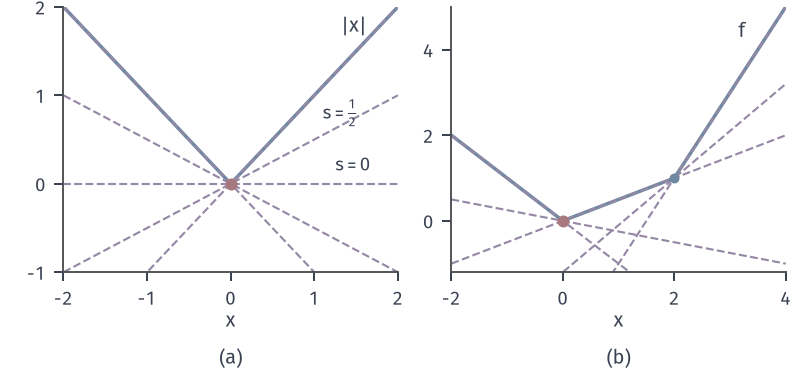

Reproduce this figure in Python.
from pathlib import Path
import sys
ROOT = next(p for p in Path(__file__).resolve().parents if (p/'build.sh').is_file() and (p/'tex/book.tex').is_file())
sys.path.insert(0, str(ROOT/'figures/00-shared/mathematical-preliminaries-upper/00-shared/comprehension-figures'))
from support import figure, save, BLUE, GREEN, YELLOW, RED, PURPLE, INK, MUTED, GRID, BLUE_FILL, GREEN_FILL, YELLOW_FILL, RED_FILL, PURPLE_FILL
import numpy as np
HERE = Path(__file__).resolve().parent
STROKE = '#4C4D4F'
def panel(fig, left, right, top, bottom, wspace=.25, hspace=.2):
    fig.set_layout_engine(None)
    fig.subplots_adjust(left=left, right=right, top=top, bottom=bottom, wspace=wspace, hspace=hspace)
def tag(fig, ax, s, y=None, d=.15):
    p = ax.get_position(); fig.text((p.x0+p.x1)/2, (p.y0-d) if y is None else y, s, ha='center', va='top')
def opt(ax, x=0, y=0, ms=4.8, z=7): ax.plot([x],[y],'o',ms=ms,color=RED,mew=0,zorder=z)
# (a) f(x)=|x| 在 0 处的支撑直线；(b) f(x)=max{-x,x/2,2x-3} 在两个折点处的支撑直线。
fig,(A,B)=figure(width_mm=112,height_mm=52,ncols=2)
panel(fig,.08,.99,.98,.26,wspace=.16)
X=np.linspace(-2,2,401)
A.plot(X,abs(X),color=BLUE,lw=1.4)
for s in (-1,-.5,0,.5,1):
    A.plot(X,s*X,color=PURPLE,lw=.85,ls='--',zorder=2)
opt(A)
A.set_xlim(-2,2);A.set_ylim(-1,2);A.set_xticks([-2,-1,0,1,2]);A.set_yticks([-1,0,1,2])
A.text(1.32,1.72,'$|x|$',color=INK);A.text(1.1,.73,'$s=\\frac{1}{2}$',color=INK,fontsize=7.5,ha='left');A.text(1.25,.14,'$s=0$',color=INK,fontsize=7.5)
A.set_xlabel('$x$',labelpad=1)
X=np.linspace(-2,4,601); f=lambda x:np.maximum.reduce([-x,x/2,2*x-3])
B.plot(X,f(X),color=BLUE,lw=1.4)
for s in (-1,-.25,.5):
    B.plot(X,s*X,color=PURPLE,lw=.85,ls='--',zorder=2)
for s in (1.1,2):
    B.plot(X,1+s*(X-2),color=PURPLE,lw=.85,ls='--',zorder=2)
opt(B); B.plot([2],[1],'o',color=BLUE,ms=4,mew=0,zorder=6)
B.set_xlim(-2,4);B.set_ylim(-1.2,5);B.set_xticks([-2,0,2,4]);B.set_yticks([0,2,4])
B.text(3.15,4.3,'$f$',color=INK);B.set_xlabel('$x$',labelpad=1)
fig.canvas.draw()
tag(fig,A,'(a)',y=.055);tag(fig,B,'(b)',y=.055)
save(fig,HERE,'figure',{'a':'|x|, slopes -1,-1/2,0,1/2,1','b':'max{-x,x/2,2x-3}, slopes at 0 and 2'})
